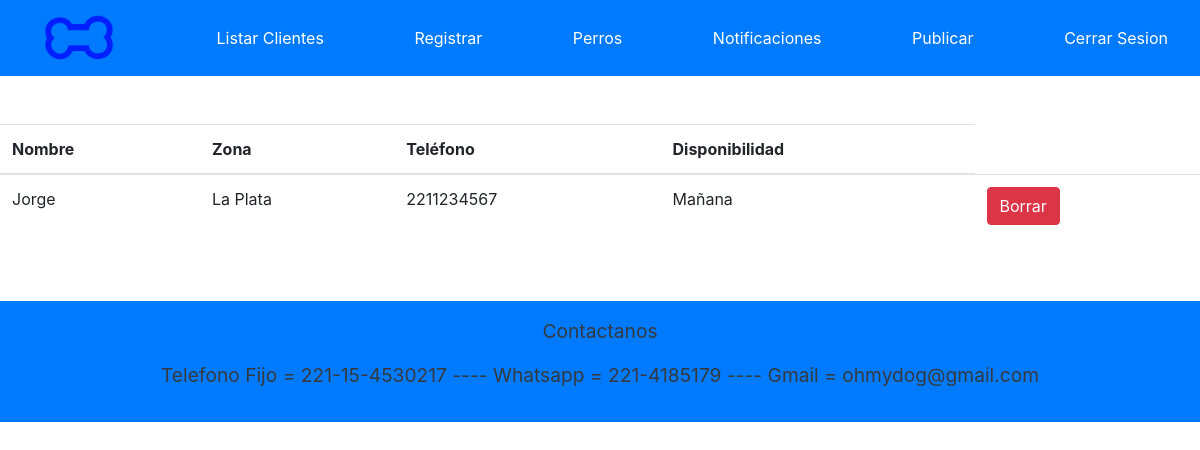
The page /paseadores on the database as committed earlier.
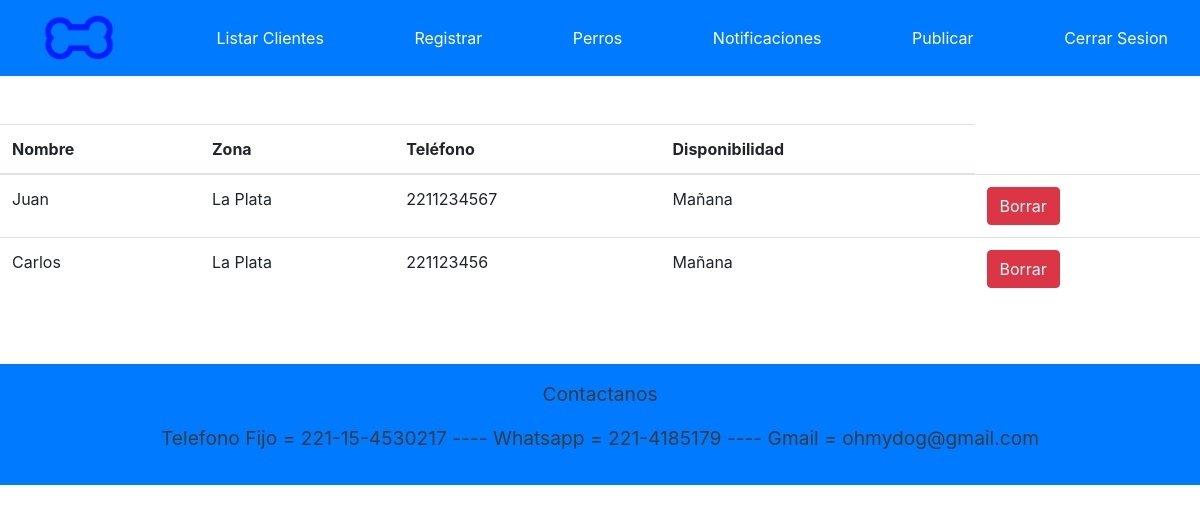
The same page on the database as committed later.
### APP/models.py (models this page shows, shortened)
class Paseador(models.Model):
    nombre = models.CharField(max_length=50)
    telefono = models.IntegerField()
    zona = models.CharField(max_length=20)
    disponibilidad = models.CharField(max_length=30)

### APP/views.py (the view)
# urls.py: path('paseadores',views.listarPaseadores,name='paseadores'),
def listarPaseadores(request):
    pasea = Paseador.objects.all()
    context = {'context': pasea,
               'usuario': usuario}
    return render(request, 'paginas/listaPaseadores.html', context)

### APP/templates/paginas/listaPaseadores.html (shortened to what this page needs)
{% extends 'paginas/base.html' %}
{% load static %}
{% block contenido %}
<div class="d-flex justify-content-center flex-column align-items-center">
    {% if context|length == 0 %}
        <p>No hay Paseadores Publicados</p>
    {% else %}
    <table class="table">
        <thead>
          <tr>
            <th>Nombre</th>
            <th>Zona</th>
            <th>Teléfono</th>
            <th>Disponibilidad</th>
          </tr>
        </thead>
        <tbody>
          {% for c in context %}
          <tr>
            <td>{{ c.nombre }}</td>
            <td>{{ c.zona }}</td>
            <td>{{ c.telefono }}</td>
            <td>{{ c.disponibilidad }}</td>
            <td>
                {% if usuario.esCliente %}
                    <a href="./contactarP/{{c.nombre}}/{{c.telefono}}" class="btn btn-success">Contactar</a>
                {% else %}
                    {% if usuario.esVeterinario %}
                        <a href="./borrarP/{{c.telefono}}" class="btn btn-danger">Borrar</a>
                    {% else %}
                        <a href="./contactarPVisit/{{c.nombre}}/{{c.telefono}}" class="btn btn-success">Contactar</a>
                    {% endif %}
                {% endif %}
            </td>
          </tr>
          {% endfor %}
        </tbody>
    </table>
    {% endif %}
</div>
{% endblock %}

### APP/templates/paginas/base.html (shortened to what this page needs)
{% load static %}
<!DOCTYPE html>
<html lang="en">
<head>
    <link rel="stylesheet" href="https://maxcdn.bootstrapcdn.com/bootstrap/4.0.0/css/bootstrap.min.css">
</head>
<body>
    <nav class="navbar bg-primary">
        <div>
            <a href="./" class="navbar-brand container d-flex align-items-center justify-content-center">
                <img class="logo" src="static/imagenes/Logo2.png" height="50" width="80" class="d-inline-block align-top" alt="LOGO">
            </a>
        </div>
            {% if usuario.esVeterinario %}
                <a href="./listarClientes" class="nav-item nav-link active text-white">Listar Clientes</a>
                <a href="./registrar" class="nav-item nav-link active text-white">Registrar</a>
                <a href="./losPerros" class="nav-item nav-link active text-white">Perros</a>
            {% endif %}
            {% if usuario.esCliente or usuario.esVeterinario %}
                <a href="./notificaciones" class="nav-item nav-link active text-white">Notificaciones</a>
                <a href="./publicar" class="nav-item nav-link active text-white">Publicar</a>
                <a href="./LogOut" class="nav-item nav-link active text-white">Cerrar Sesion</a>
            {% else %}
                <a href="./LogIn" class="nav-item nav-link active text-white">Iniciar Sesion</a>
            {% endif %}
    </nav>
    <br>
    <br>
    {% block contenido %} {% endblock %}
    <br><br>
    <footer>
        <div class="container-fluid bg-primary text-center p-3" style="font-size: larger; color: rgb(23, 96, 179); text-align: center;">
            <p class="medium text-info text-dark">
                Contactanos
            </p>
            <p class="medium text-info text-dark">
                Telefono Fijo = 221-15-4530217 ----
                Whatsapp = 221-4185179 ----
                Gmail = ohmydog@gmail.com
            </p>
        </div>
    </footer>
</body>
</html>

### APP/templates/paginas/base.html (style rules this page uses)
.logo { mix-blend-mode: color-burn; }

Rows that differ between the two databases and show on the page:
removed Paseador: nombre "Jorge", zona "La Plata", telefono "2211234567", disponibilidad "Mañana"
added Paseador: nombre "Juan", zona "La Plata", telefono "2211234567", disponibilidad "Mañana"
added Paseador: nombre "Carlos", zona "La Plata", telefono "221123456", disponibilidad "Mañana"
